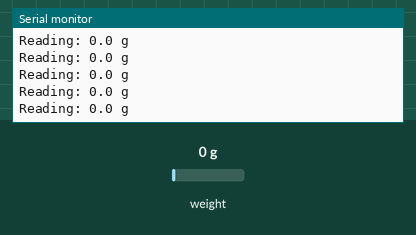
This program was run on a simulated ESP8266 (NodeMCU). On the bench: the last lines printed to the serial monitor. Inputs (shaded band) come from the test bench; at power-on: weight on the scale 0 g.

Above: at 2.2 s.
2.3 s: weight on the scale set to 100 g
At 2.31 s:
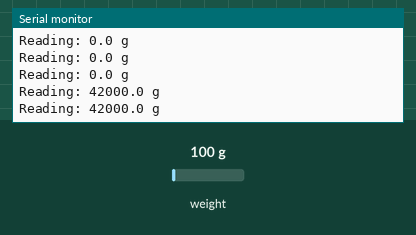
5.3 s: weight on the scale set to 1250 g
At 12.73 s:
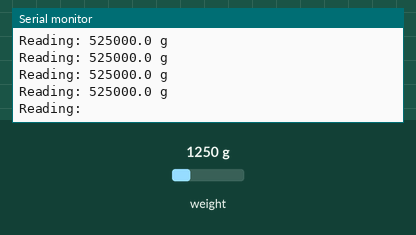
Timing chart, 0 to 12.8 s (numbered marks = the images above; inputs shaded):
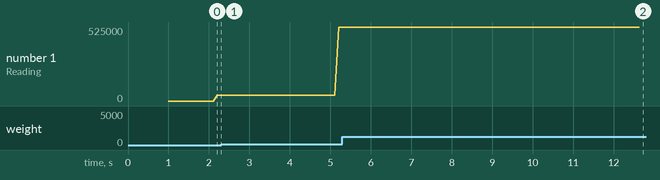

Measured:
- after the input at 2.3 s, the serial monitor: prints a new line at once (image 1)
- after the input at 5.3 s, the serial monitor: prints a new line at once (image 2)
- plotted number 1: 42000 → 525000 after the input at 2.3 s

The program:

main.cpp
```cpp
#include "HX711.h"

// HX711 circuit wiring
const int LOADCELL_DOUT_PIN = 4;
const int LOADCELL_SCK_PIN = 5;

HX711 scale;
float calibration_factor = 1;

void setup() {
  Serial.begin(9600);
  Serial.println("HX711 scale demo");

  scale.begin(LOADCELL_DOUT_PIN, LOADCELL_SCK_PIN);
  scale.set_scale(calibration_factor); //This value is obtained by using the SparkFun_HX711_Calibration sketch
  scale.tare(); //Assuming there is no weight on the scale at start up, reset the scale to 0

  Serial.println("Readings:");
}

void loop() {
  Serial.print("Reading: ");
  Serial.print(scale.get_units(), 1); //scale.get_units() returns a float
  Serial.print(" g"); //You can change this to kg but you'll need to refactor the calibration_factor
  Serial.println();
}
```
